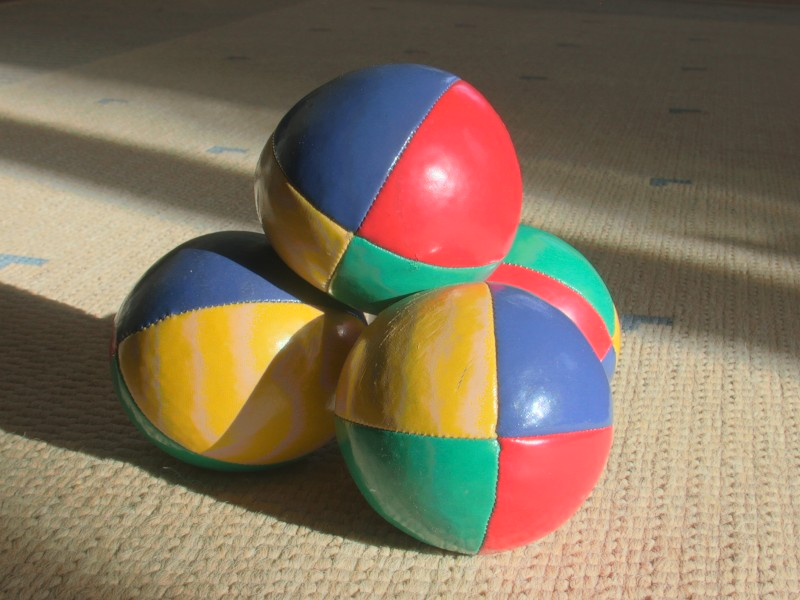
#> input picture sample.jpg, 800 x 600 px, found by its file name
$ python 23.py
#> lines starting #> are read from the running program, lines starting #| are printed output that depends on the picture
import cv2
import numpy as np
image = cv2.imread(r"D:\College\Year 2\CV_ITA0505\Practical\Programs\sample.jpg")
#> image is the input picture: shape (600, 800, 3); mean B, G, R 93.5, 114.7, 130.9
kernel = np.ones((5,5), np.uint8)
tophat = cv2.morphologyEx(image, cv2.MORPH_TOPHAT, kernel)
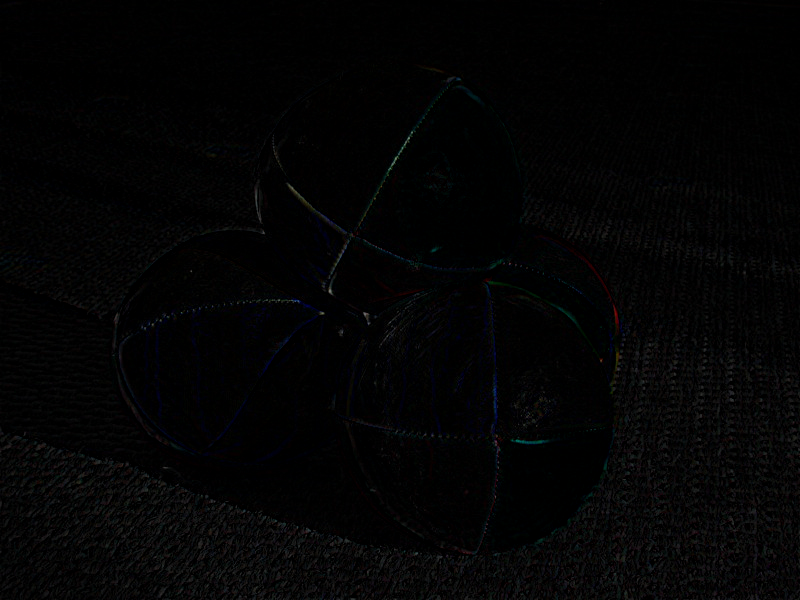
#> tophat: shape (600, 800, 3); mean B, G, R 3.8, 3.4, 3.4
cv2.imshow("Top Hat Image", tophat)
cv2.waitKey(0)
cv2.destroyAllWindows()
